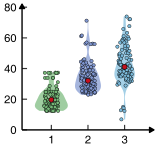

This chart was generated by the following R code:
rm(list = ls())
library(rstudioapi)
library(deSolve)
library(ggplot2)
library(R2OpenBUGS)
currentPath <- getSourceEditorContext()$path
charLocations <- gregexpr('/',currentPath)[[1]]
currentPath <- substring(currentPath,1,charLocations[length(charLocations)]-1)
setwd(currentPath)

##==== Function ====##
theme_custom <- function(){
  myTheme <- theme(panel.background = element_blank(),
                   panel.grid = element_blank(),
                   legend.position = 'none',
                   plot.margin = margin(3,3,3,3),
                   plot.background = element_blank(),
                   axis.ticks = element_line(linewidth = 0.4),
                   axis.ticks.length = unit(-0.25,'lines'),
                   axis.line.x.bottom = element_line(linewidth = 0.7,arrow = arrow(length = unit(0.05,'inches'),ends = 'last',type = 'closed')),
                   axis.line.y.left = element_line(linewidth = 0.7,arrow = arrow(length = unit(0.05,'inches'),ends = 'last',type = 'closed')),
                   axis.title.y = element_blank(),
                   axis.title.x = element_blank(),
                   axis.text.y = element_text(size = 8,margin = margin(0,4,0,0),color = '#000000'),
                   axis.text.x = element_text(size = 8,margin = margin(4,0,0,0),color = '#000000'))
  return(myTheme)
}
##==== Function ====##

dataMatrix <- read.csv('ExampleResults.csv')
medianMatrix <- data.frame()
for(i in seq(1,3)){
  selectIDs <- which(dataMatrix$SpeciesNum == i)
  tempDataMatrix <- dataMatrix[selectIDs,]
  tempDataMatrix <- tempDataMatrix[order(tempDataMatrix$RelativeHysteresis),]
  medianMatrix <- rbind(medianMatrix,tempDataMatrix[51,])
}
selectIDs <- which(dataMatrix$RelativeHysteresis > 0)
dataMatrix <- dataMatrix[selectIDs,]

# Draw
Fig <- ggplot()+
  geom_violin(data = dataMatrix,mapping = aes(x = SpeciesNum,y = RelativeHysteresis,fill = as.factor(SpeciesNum)),color = NA,alpha = 0.7)+
  geom_jitter(data = dataMatrix,mapping = aes(x = SpeciesNum,y = RelativeHysteresis,fill = as.factor(SpeciesNum)),shape = 21,size = 1,stroke = 0.2,color = '#000000',width = 0.2)+
  geom_point(data = medianMatrix,mapping = aes(x = SpeciesNum,y = RelativeHysteresis),shape = 21,size = 1.5,stroke = 0.3,color = '#000000',fill = '#c4101d')+
  scale_x_continuous(limits = c(0.2,3.8),breaks = c(1,2,3),expand = c(0,0))+
  scale_y_continuous(limits = c(0,82),breaks = seq(0,80,20),expand = c(0,0))+
  scale_fill_manual(values = c('#76b879','#7e95cf','#7bbadb'))+
  theme_custom()
outputFileName <- 'Fig_c-1.pdf'
pdf(file <- outputFileName,width = 1.58,height = 1.5)
print(Fig)
dev.off()
